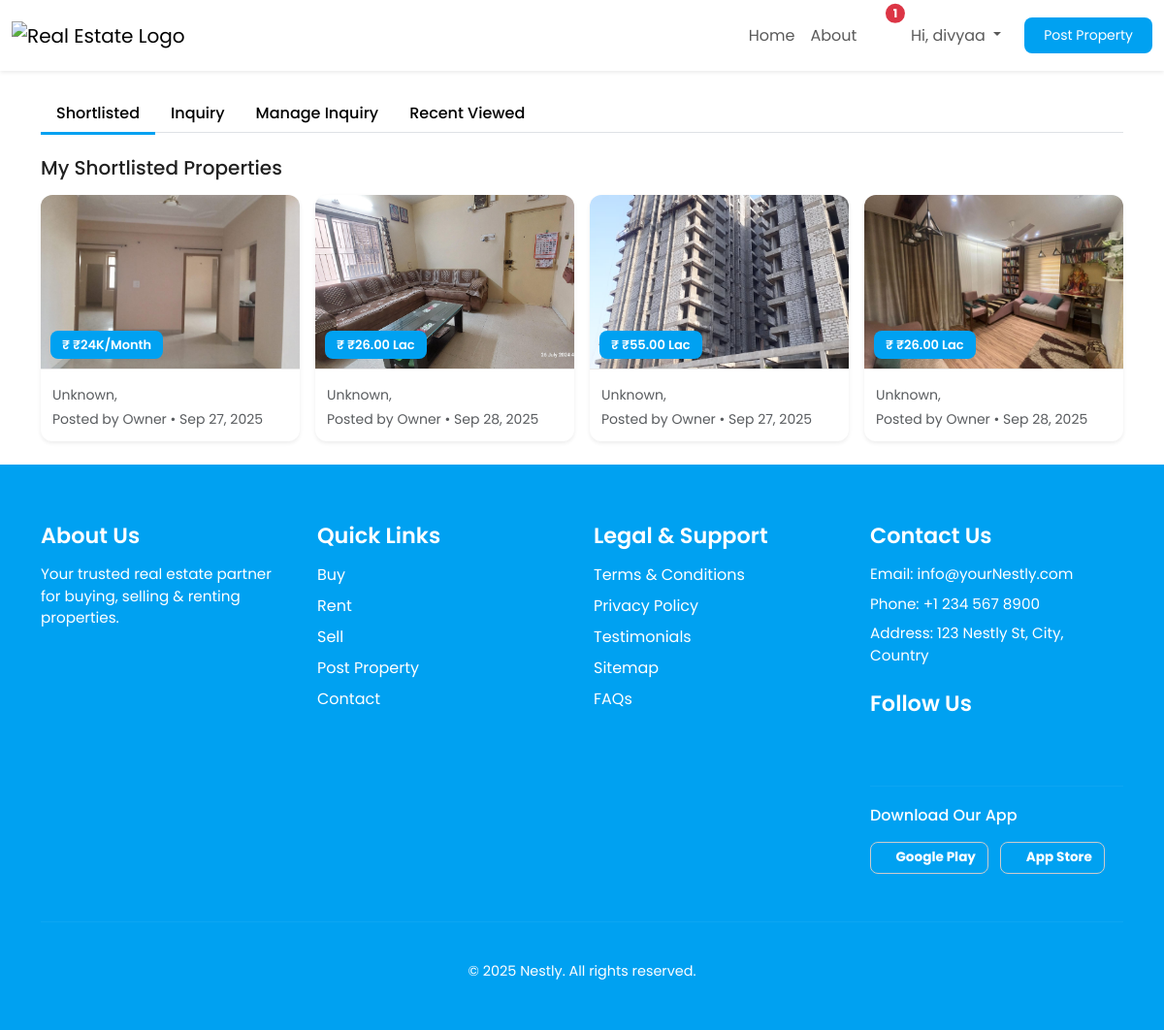
Screenshot of /activity-page/ (signed in) with the database file from the repository.
### properties/models.py (models this page shows, shortened)
class Property(models.Model):
    FURNISHING_CHOICES = [
    ("furnished", "Furnished"),
    ("semi_furnished", "Semi-Furnished"),
    ("unfurnished", "Unfurnished"),
    ]
    AGE_CHOICES = [
    ("new", "New Construction"),
    ("0-1", "Less than 1 Year"),
    ("1-5", "1-5 Years"),
    ("5-10", "5-10 Years"),
    ("10+", "10+ Years"),
    ]
    FACING_CHOICES = [
    ("north", "North"),
    ("south", "South"),
    ("east", "East"),
    ("west", "West"),
    ]
    DEAL_TYPE_CHOICES = [
    ('sale', 'For Sale'),
    ('rent', 'For Rent'),
    ]
    STATUS_CHOICES = [
        ('pending', 'Pending'),
        ('approved', 'Approved'),
        ('rejected', 'Rejected'),
    ]
    LISTED_BY_CHOICES = [
        ('owner', 'Owner'),
        ('agent', 'Agent'),
        ('builder', 'Builder'),
    ]
    PROPERTY_TYPE_CHOICES = [
        ('flat', 'Flat'),
        ('house', 'House'),
        ('apartment', 'Apartment'),
        ('villa', 'Villa'),
        ('land', 'Land'),
        ('commercial', 'Commercial'),
    ]
    BHK_CHOICES = [
        ('1bhk', '1BHK'),
        ('2bhk', '2BHK'),
        ('3bhk', '3BHK'),
        ('4bhk+', '4BHK+'),
    ]
    BUSINESS_TYPES = [
        ('office', 'Office'),
        ('shop', 'Shop'),
        ('restaurant', 'Restaurant'),
        ('warehouse', 'Warehouse'),
        ('factory', 'Factory'),
    ]
    AVAILABILITY_CHOICES = [
        ('available', 'Available'),
        ('sold', 'Sold'),
        ('rented', 'Rented'),
    ]
    REQUIRE_CHOICES = [
        ('ready', 'Ready to Move'),
        ('under_construction', 'Under Construction'),
        ('launching_soon', 'Launching Soon'),
    ]
    owner = models.ForeignKey(User, on_delete=models.CASCADE, related_name='properties')
    locality = models.ForeignKey(Locality, on_delete=models.CASCADE, related_name="properties")
    apartment_name = models.CharField(max_length=100, blank=True, null=True)
    desc = models.TextField()
    price = models.DecimalField(max_digits=12, decimal_places=2, null=True, blank=True)
    rent_per_month = models.DecimalField(max_digits=10, decimal_places=2, null=True, blank=True)
    deposit_amount = models.DecimalField(max_digits=10, decimal_places=2, null=True, blank=True)  # Rent
    property_type = models.CharField(max_length=20, choices=PROPERTY_TYPE_CHOICES)
    listed_by = models.CharField(max_length=20, choices=LISTED_BY_CHOICES)
    status = models.CharField(max_length=20, choices=STATUS_CHOICES, default='pending')
    deal_type = models.CharField(max_length=10, choices=DEAL_TYPE_CHOICES)
    posted_on = models.DateTimeField(auto_now_add=True)
    availability = models.CharField(max_length=20, choices=AVAILABILITY_CHOICES, default='available')
    area = models.PositiveIntegerField(null=True, blank=True, help_text="Area in square feet")
    require = models.CharField(max_length=30, choices=REQUIRE_CHOICES, default='ready to move')
    updated_on = models.DateTimeField(auto_now_add=True)
    is_active = models.BooleanField(default=True)
    furnishing = models.CharField(
        max_length=20, choices=FURNISHING_CHOICES, default="unfurnished"
    )
    floor_number = models.IntegerField(blank=True, null=True)
    total_floors = models.IntegerField(blank=True, null=True)
    property_age = models.CharField(
        max_length=20, choices=AGE_CHOICES, default="new"
    )
    facing = models.CharField(
        max_length=20, choices=FACING_CHOICES, blank=True, null=True, help_text="e.g. North, East, West"
    )
    parking = models.IntegerField(default=0)
    features = models.ManyToManyField(Feature, blank=True)
    bhk = models.CharField(max_length=10, choices=BHK_CHOICES, null=True, blank=True)
    bedrooms = models.IntegerField(null=True, blank=True)
    bathrooms = models.IntegerField(null=True, blank=True)
    business_type = models.CharField(
        max_length=100, choices=BUSINESS_TYPES, null=True, blank=True,
        help_text="e.g. Office, Shop, Warehouse"
    )
    seats = models.IntegerField(blank=True, null=True)      # <-- Seats/workstations
    plot_area = models.FloatField(null=True, blank=True, help_text="Area in square yards/acres")
    road_access = models.BooleanField(default=False)
    area_unit = models.CharField(max_length=20, default="sq.ft", help_text="sq.ft, sq.yd, acre")
    road_width = models.IntegerField(null=True, blank=True, help_text="Width in feet")
    zoning_type = models.CharField(
        max_length=50,
        choices=[("residential", "Residential"), ("commercial", "Commercial"),
                 ("industrial", "Industrial"), ("agricultural", "Agricultural")],
        null=True, blank=True
    )
    ownership_type = models.CharField(
        max_length=50,
        choices=[("freehold", "Freehold"), ("leasehold", "Leasehold"),
                 ("poa", "Power of Attorney"), ("govt", "Government Land")],
        null=True, blank=True
    )
    boundary_wall = models.BooleanField(default=False)
    lease_duration = models.CharField(max_length=50, null=True, blank=True, help_text="e.g. 11 months / 3 years")
    def display_price(self):
        if self.deal_type == 'sale' and self.price:
            return format_price(self.price)
        elif self.deal_type == 'rent' and self.rent_per_month:
            return f"{format_price(self.rent_per_month)}/Month"
        return "Price not available"

class PropertyImage(models.Model):
    property = models.ForeignKey(Property, on_delete=models.CASCADE, related_name='images')
    image = models.ImageField(upload_to='property_images/')

### properties/views.py (the view, shortened to what this page needs)
# urls.py: path('activity-page/', views.activity_page, name='activity_page'),
def activity_page(request):
    tab = request.GET.get('activeTab', 'SHORTLISTED')  # default shortlist
    shortlisted = Shortlist.objects.filter(user=request.user).select_related('property')
    inquiries = Inquiry.objects.filter(sender=request.user).select_related('property', 'property__owner')
    inquiries_received = Inquiry.objects.filter(property__owner=request.user).select_related('property', 'sender')
    recent_views = Recentviewed.objects.filter(user=request.user).select_related("property")[:6] if request.user.is_authenticated else []
    shortlisted_properties = [s.property for s in shortlisted]
    context = {
        "active_tab": tab,
        "shortlisted_properties": shortlisted_properties,
        "inquiries" : inquiries,
        "inquiries_received": inquiries_received,
           "recent_views": recent_views,
    }
    return render(request, "properties/client/activity_page.html", context)

### templates/properties/client/activity_page.html (shortened to what this page needs)
{% extends "properties/base.html" %}
{% load static %}
{% block body %}
<div class="container my-4">
  <ul class="nav nav-tabs mb-4">
    <li class="nav-item">
      <a class="nav-link {% if active_tab == 'SHORTLISTED' %}active{% endif %}"
         href="?activeTab=SHORTLISTED">Shortlisted</a>
    </li>
    <li class="nav-item">
      <a class="nav-link {% if active_tab == 'INQUIRY' %}active{% endif %}"
         href="?activeTab=INQUIRY">Inquiry</a>
    </li>
    <li class="nav-item">
      <a class="nav-link {% if active_tab == 'MANAGE INQUIRY' %}active{% endif %}"
         href="?activeTab=MANAGE INQUIRY">Manage Inquiry</a>
    </li>
    <li class="nav-item">
      <a class="nav-link {% if active_tab == 'RECENT VIEWED' %}active{% endif %}"
         href="?activeTab=RECENT VIEWED">Recent Viewed</a>
    </li>
  </ul>
  {% if active_tab == "SHORTLISTED" %}
  <h5 class="mb-3">My Shortlisted Properties</h5>
  {% if shortlisted_properties %}
    <div class="row g-3">
      {% for property in shortlisted_properties %}
        <div class="col-md-3">
          <div class="property-card shadow-sm position-relative">
            <div class="property-img-wrapper position-relative">
              {% if property.images.first %}
                <img src="{{ property.images.first.image.url }}" class="img-fluid" alt="{{ property.title }}">
              {% else %}
                <img src="{% static 'properties/images/default-property.jpg' %}" class="img-fluid" alt="No image">
              {% endif %}
              <button class="shortlist-btn" style="position:absolute; top:10px; right:10px;" data-property-id="{{ property.id }}">
                <i class="bi bi-heart-fill text-danger fs-3"></i>
              </button>
              <span class="price-tag">₹ {{ property.display_price}}</span>
            </div>
            <div class="property-card-body">
              <a href="{% url 'view_detail' property.id %}" class="stretched-link text-decoration-none text-dark">
                <p class="mb-1 small text-muted">
                  {% if property.city %}{{ property.city.name }}{% else %}Unknown{% endif %}, {{ property.location }}
                </p>
                <small class="text-muted d-block">
                  Posted by {{ property.get_listed_by_display }} • {{ property.posted_on|date:"M d, Y" }}
                </small>
              </a>
            </div>
          </div>
        </div>
      {% endfor %}
    </div>
  {% else %}
    <div class="text-center py-5">
      <img src="{% static 'properties/images/empty-shortlist.png' %}" style="max-height:150px;">
      <h5>You haven’t shortlisted anything yet!</h5>
    </div>
  {% endif %}
  {% endif %}
</div>
{% endblock %}

### templates/properties/base.html (shortened to what this page needs)
{% load static %}
<!DOCTYPE html>
<html lang="en">
  <head>
<link href="{% static 'properties/main_css/bootstrap.min.css' %}" rel="stylesheet">
<link href="{% static 'properties/main_css/bootstrap-icons.min.css' %}" rel="stylesheet">
<link rel="stylesheet" href="{% static 'properties/main_css/style.css' %}" />
  </head>
  <body>
    <div class="header">
<nav class="navbar navbar-expand-lg navbar-light sticky-top bg-white shadow-sm py-2">
  <div class="container-fluid">
    <a class="navbar-brand" href="{% url 'index' %}">
      <img src="{% static 'properties/images/nestlylogo1.png' %}" alt="Real Estate Logo"  class="logo">
    </a>
    <div class="collapse navbar-collapse justify-content-end" id="navbarNav">
      <ul class="navbar-nav align-items-center">
        <li class="nav-item">
          <a class="nav-link {% if request.resolver_match.url_name == 'index' %}active{% endif %}" href="{% url 'index' %}">Home</a>
        </li>
        <li class="nav-item">
          <a class="nav-link {% if request.resolver_match.url_name == 'about' %}active{% endif %}" href="{% url 'about' %}">About</a>
        </li>
        {% if user.is_authenticated %}
        <li class="nav-item dropdown me-2">
          <a class="nav-link position-relative" href="#" id="notifDropdown" role="button" data-bs-toggle="dropdown" aria-expanded="false">
            <i class="bi bi-bell fs-5"></i>
            {% if unread_count > 0 %}
            <span class="position-absolute top-0 start-100 translate-middle badge rounded-pill bg-danger">
              {{ unread_count }}
            </span>
            {% endif %}
          </a>
        </li>
        <li class="nav-item dropdown me-2">
          <a class="nav-link dropdown-toggle" href="#" id="userDropdown" role="button" data-bs-toggle="dropdown" aria-expanded="false">
            Hi, {{ user.first_name|default:user.username }}
          </a>
        </li>
        {% else %}
        <li class="nav-item">
          <a class="nav-link {% if request.resolver_match.url_name == 'login' %}active{% endif %} " href="#" data-bs-toggle="modal" data-bs-target="#authModalNamespace">Login</a>
        </li>
        {% endif %}
<li class="nav-item ms-2">
  <button type="button"
          id="postPropertyBtn"
          class="btn btn-primary btn-sm"
          data-authenticated="{% if request.user.is_authenticated %}true{% else %}false{% endif %}"
          {% if request.user.is_authenticated %}
            data-post-url="{% url 'post_property' %}"
          {% endif %}>
    Post Property
  </button>
</li>
      </ul>
    </div>
  </div>
</nav>
     {% block body %}
    {% endblock %}
    <footer class="foot">
      <div class="container">
        <div class="row">
          <div class="col-md-3 col-sm-6 mb-4">
            <h5>About Us</h5>
            <p>Your trusted real estate partner for buying, selling & renting properties.</p>
          </div>
          <div class="col-md-3 col-sm-6 mb-4">
            <h5>Quick Links</h5>
            <ul class="textc">
              <li>
                <a href="" class="text-white text-decoration-none">Buy</a>
              </li>
              <li>
                <a href="#" class="text-white text-decoration-none">Rent</a>
              </li>
              <li>
                <a href="#" class="text-white text-decoration-none">Sell</a>
              </li>
              <li>
                <a href="{%url 'post_property' %}" class="text-white text-decoration-none">Post Property</a>
              </li>
              <li>
                <a href="{%url 'contact'%}" class="text-white text-decoration-none">Contact</a>
              </li>
            </ul>
          </div>
          <div class="col-md-3 col-sm-6 mb-4 legal-support">
            <h5>Legal & Support</h5>
            <ul class="list-unstyled">
              <li>
                <a href="{% url 'terms' %}" class="texc text-decoration-none">Terms & Conditions</a>
              </li>
              <li>
                <a href="{%url 'privacypolicy'%}" class="text-decoration-none">Privacy Policy</a>
              </li>
              <li>
                <a href="{% url 'testimonials' %}" class="text-decoration-none">Testimonials</a>
              </li>
              <li>
                <a href="#" class="text-decoration-none">Sitemap</a>
              </li>
              <li>
                <a href="{% url 'faq' %}" class="text-decoration-none">FAQs</a>
              </li>
            </ul>
          </div>
          <div class="col-md-3 col-sm-6 mb-4">
            <h5>Contact Us</h5>
            <p>Email: info@yourNestly.com</p>
            <p>Phone: +1 234 567 8900</p>
            <p>Address: 123 Nestly St, City, Country</p>
            <h5 class="mt-4">Follow Us</h5>
            <a href="https://www.facebook.com/" target="_blank" rel="noopener noreferrer" class="me-2 text-blue fs-4 icon-facebook social-link"><i class="bi bi-facebook"></i></a>
            <a href="https://www.twitter.com/" target="_blank" rel="noopener noreferrer" class="me-2 fs-4 icon-twitter social-link"><i class="bi bi-twitter"></i></a>
            <a href="https://www.instagram.com/" target="_blank" rel="noopener noreferrer" class="me-2 fs-4 icon-instagram social-link"><i class="bi bi-instagram"></i></a>
            <a href="https://www.youtube.com/" target="_blank" rel="noopener noreferrer" class="me-2 text-darrk bg-red fs-4 icon-youtube social-link"><i class="bi bi-youtube"></i></a>
            <hr />
            <h6 class="dwnld">Download Our App</h6>
            <a href="#" class="btn btn-outline-light btn-sm me-2 "><i class="bi bi-google-play"></i> Google Play</a>
            <a href="#" class="btn btn-outline-light btn-sm me-2"><i class="bi bi-apple"></i> App Store</a>
          </div>
        </div>
        <hr />
        <div class="text-center footer-padding" style="padding: 20px ";> &copy; 2025 Nestly. All rights reserved.</div>
      </div>
    </footer>
  </body>
</html>

### rows the page displays
Property: images.first.image (picture), display_price "₹24K/Month", listed_by "Owner", posted_on "Sep 27, 2025"
Property: images.first.image (picture), display_price "₹26.00 Lac", listed_by "Owner", posted_on "Sep 28, 2025"
Property: images.first.image (picture), display_price "₹55.00 Lac", listed_by "Owner", posted_on "Sep 27, 2025"
Property: images.first.image (picture), display_price "₹26.00 Lac", listed_by "Owner", posted_on "Sep 28, 2025"

### other values shown
{{ unread_count }} "1"
{{ user.first_name|default:user.username }} "divyaa"
